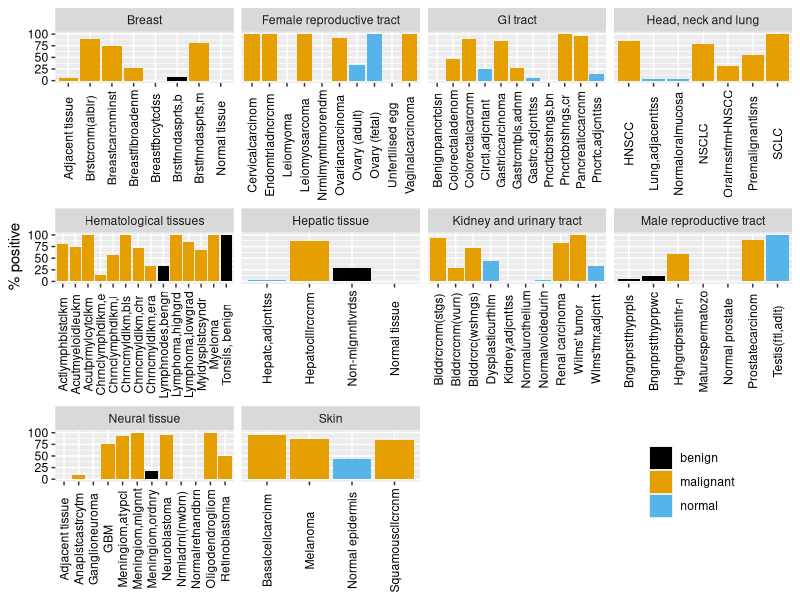

The R source for this figure:
## ---- chunk 1
library(knitr)
library(plyr)
library(ggplot2)
library(ggthemes)
library(boot)
## ---- chunk 2
shay<-list(data.frame(Tissue=rep("Head, neck and lung",7),
                      Pathology=c("Normal oral mucosa",
                                  "Oral rinses from HNSCC",
                                  "Premalignant lesions",
                                  "HNSCC",
                                  "NSCLC",
                                  "SCLC",
                                  "Lung, adjacent tissue"),
                      pos=c(1,14,25,112,98,15,3),
                      tested=c(39,44,46,130,125,15,68)),
           data.frame(Tissue=rep("GI tract",11),
                      Pathology=c("Gastric metaplasia, adenoma",
                                  "Gastric carcinoma",
                                  "Gastric, adjacent tissue",
                                  "Colorectal adenoma",
                                  "Colorectal carcinoma",
                                  "Colorectal, adjacent and normal tissue",
                                  "Benign pancreatic lesion",
                                  "Pancreatic carcinoma",
                                  "Pancreatic, adjacent tissue",
                                  "Pancreatic brushings, bening",
                                  "Pancreatic brushings, carcinoma"),
                      pos=c(4,72,4,20,123,58,0,41,5,0,8),
                      tested=c(15,85,86,44,138,231,11,43,36,4,8)),
           data.frame(Tissue=rep("Hepatic tissue",4),
                      Pathology=c("Normal tissue",
                                  "Non-malignant liver disease",
                                  "Hepatocellular carcinoma",
                                  "Hepatic, adjacent tissue"),
                      pos=c(0,43,149,1),
                      tested=c(15,148,173,50)),
           data.frame(Tissue=rep("Breast",8),
                      Pathology=c("Normal tissue",
                                  "Breast fibrocytic disease",
                                  "Breast fibroadenoma",
                                  "Breast carcinoma in situ",
                                  "Breast carcinoma (ductal and lobular)",
                                  "Adjacent tissue",
                                  "Breast fine needle aspirates, benign",
                                  "Breast fine needle aspirates, malignant"),
                      pos=c(0,0,11,9,300,4,4,26),
                      tested=c(15,34,40,12,339,85,47,32)),
           data.frame(Tissue=rep("Female reproductive tract",10),
                      Pathology=c("Ovary (fetal)",
                                  "Ovary (adult)",
                                  "Unfertilised egg",
                                  "Normal myometrium or endometrium",
                                  "Leiomyoma",
                                  "Leiomyosarcoma",
                                  "Endometrial adenocarcinoma",
                                  "Cervical carcinoma",
                                  "Vaginal carcinoma",
                                  "Ovarian carcinoma"),
                      pos=c(2,1,0,0,0,5,4,16,3,21),
                      tested=c(2,3,3,18,14,5,4,16,3,23)),
           data.frame(Tissue=rep("Male reproductive tract",7),
                      Pathology=c("Testis (fetal, adult)",
                                  "Mature spermatozoa",
                                  "Normal prostate",
                                  "Benign prostate hyperplasia",
                                  "Benign prostate hyperplasia with carcinoma",
                                  "High grade prostatic intra-epithelial neoplasia",
                                  "Prostate carcinoma"),
                      pos=c(3,0,0,1,4,3,52),
                      tested=c(3,3,43,20,35,5,58)),
           data.frame(Tissue=rep("Kidney and urinary tract",10),
                      Pathology=c("Normal urothelium",
                                  "Normal voided urine",
                                  "Dysplastic urothelium",
                                  "Bladder carcinoma (all stages)",
                                  "Bladder carcinoma (washings)",
                                  "Bladder carcinoma (voided urine)",
                                  "Renal carcinoma",
                                  "Kidney, adjacent tissue",
                                  "Wilms' tumor",
                                  "Wilms' tumor, adjacent tissue"),
                      pos=c(0,3,3,172,29,16,95,0,6,2),
                      tested=c(45,83,7,185,40,56,115,115,6,6)),
           data.frame(Tissue=rep("Neural tissue",12),
                      Pathology=c("Normal retina and brain",
                                  "Retinoblastoma",
                                  "GBM",
                                  "Oligodendroglioma",
                                  "Anaplastic astrocytoma",
                                  "Meningioma, ordinary",
                                  "Meningioma, atypical",
                                  "Meningioma, malignant",
                                  "Normal adrenal (newborn)",
                                  "Ganglioneuroma",
                                  "Neuroblastoma",
                                  "Adjacent tissue"),
                      pos=c(0,17,45,19,2,5,12,9,0,0,99,0),
                      tested=c(9,34,60,19,20,30,13,9,3,4,105,13)),
           data.frame(Tissue=rep("Skin",4),
                      Pathology=c("Normal epidermis",
                                  "Squamous cell carcinoma",
                                  "Basal cell carcinoma",
                                  "Melanoma"),
                      pos=c(4,15,73,6),
                      tested=c(9,18,77,7)),
           data.frame(Tissue=rep("Hematological tissues",14),
                      Pathology=c("Myeloma",
                                  "Lymphoma, low grade",
                                  "Lymphoma, high grade",
                                  "Lymph nodes, benign",
                                  "Tonsils, benign",
                                  "Myelodysplastic syndrome",
                                  "Chronic myeloid leukaemia, chronic",
                                  "Chronic myeloid leukaemia, early accelerated",
                                  "Chronic myeloid leukaemia, blast",
                                  "Chronic lymphoid leukaemia, early",
                                  "Chronic lymphoid leukaemia, late",
                                  "Acute promyelocytic leukaemia",
                                  "Acute lymphoblastic leukaemia",
                                  "Acute myeloid leukemia"),
                      pos=c(1,12,16,5,23,4,30,1,21,2,4,1,4,47),
                      tested=c(1,14,16,15,23,6,42,3,21,14,7,1,5,64))
)
shay <- do.call("rbind", shay)
shay$State <- "malignant"
norm <- unique(c(grep("[Nn]ormal", shay$Pathology),
       grep("adjacent", shay$Pathology),
       grep("Testis", shay$Pathology),
       grep("Ovary", shay$Pathology),
       grep("Unfertilised", shay$Pathology),
       grep("spermatozoa", shay$Pathology),
       grep("Dysplastic", shay$Pathology)))
shay$State[norm] <- "normal"
benign <- unique(c(grep("[Bb]enign", shay$Pathology),
                   grep("Non-malignant", shay$Pathology),
                   grep("fibrocytic", shay$Pathology),
                   grep("ordinary", shay$Pathology)))
shay$State[benign] <- "benign"

shay <- mutate(shay, Percent=pos*100/tested)

ggplot(shay) + 
  geom_bar(aes(y=Percent, x=Pathology, fill=State), stat="identity") + 
  ylab("% positive") +
  scale_fill_colorblind() +
  facet_wrap(~Tissue, scales="free_x") + 
  scale_x_discrete(labels=function(x) abbreviate(x, minlength=16)) +
  theme(axis.text.x=element_text(angle=90, vjust=0.5, color="black"),
        axis.text.y=element_text(color="black"),
        axis.title.x = element_blank(),
        legend.title=element_blank(),
        legend.position = c(1, 0), 
        legend.justification = c(1.5, 0.5))
## ---- chunk 3
out <- ddply(shay,"State", summarise, Mean=round(mean(Percent),digits=1), 
      Lower = round(boot.ci(boot(Percent, function(u,i) mean(u[i]), R = 999), type = "perc")$percent[4],digits=1),
      Upper = round(boot.ci(boot(Percent, function(u,i) mean(u[i]), R = 999), type = "perc")$percent[5],digits=1))
kable(out)
